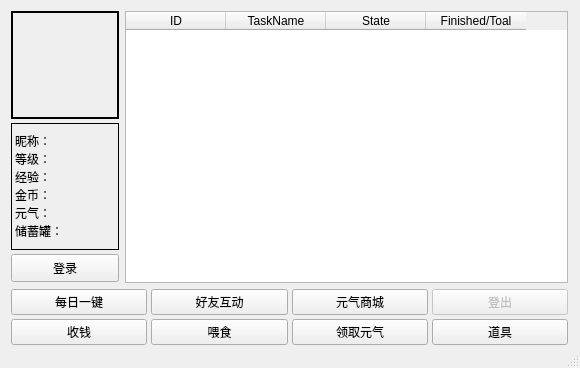
<?xml version="1.0" encoding="UTF-8"?>
<ui version="4.0">
 <class>MainWindow</class>
 <widget class="QMainWindow" name="MainWindow">
  <property name="geometry">
   <rect>
    <x>0</x>
    <y>0</y>
    <width>580</width>
    <height>368</height>
   </rect>
  </property>
  <property name="minimumSize">
   <size>
    <width>580</width>
    <height>368</height>
   </size>
  </property>
  <property name="maximumSize">
   <size>
    <width>580</width>
    <height>368</height>
   </size>
  </property>
  <property name="windowTitle">
   <string>MainWindow</string>
  </property>
  <widget class="QWidget" name="centralwidget">
   <layout class="QGridLayout" name="gridLayout_2">
    <property name="leftMargin">
     <number>11</number>
    </property>
    <property name="topMargin">
     <number>11</number>
    </property>
    <property name="rightMargin">
     <number>11</number>
    </property>
    <property name="bottomMargin">
     <number>1</number>
    </property>
    <item row="1" column="0" colspan="2">
     <layout class="QGridLayout" name="gridLayout">
      <property name="spacing">
       <number>4</number>
      </property>
      <item row="1" column="0">
       <widget class="QPushButton" name="pushButton_collectedCoins">
        <property name="text">
         <string>收钱</string>
        </property>
       </widget>
      </item>
      <item row="1" column="3">
       <widget class="QPushButton" name="pushButton_items">
        <property name="text">
         <string>道具</string>
        </property>
       </widget>
      </item>
      <item row="0" column="1">
       <widget class="QPushButton" name="pushButton_friends">
        <property name="text">
         <string>好友互动</string>
        </property>
       </widget>
      </item>
      <item row="1" column="1">
       <widget class="QPushButton" name="pushButton_feeds">
        <property name="text">
         <string>喂食</string>
        </property>
       </widget>
      </item>
      <item row="0" column="0">
       <widget class="QPushButton" name="pushButton_boss">
        <property name="toolTip">
         <string>&lt;html&gt;&lt;head/&gt;&lt;body&gt;&lt;p&gt;执行：签到、脱离被捕并洗澡、互动点击、打工（企鹅店员和游戏打卡）、收取元气、喂食并速食&lt;/p&gt;&lt;/body&gt;&lt;/html&gt;</string>
        </property>
        <property name="text">
         <string>每日一键</string>
        </property>
       </widget>
      </item>
      <item row="1" column="2">
       <widget class="QPushButton" name="pushButton_collectedVigours">
        <property name="text">
         <string>领取元气</string>
        </property>
       </widget>
      </item>
      <item row="0" column="2">
       <widget class="QPushButton" name="pushButton_mall">
        <property name="text">
         <string>元气商城</string>
        </property>
       </widget>
      </item>
      <item row="0" column="3">
       <widget class="QPushButton" name="pushButton_outer">
        <property name="enabled">
         <bool>false</bool>
        </property>
        <property name="text">
         <string>登出</string>
        </property>
       </widget>
      </item>
     </layout>
    </item>
    <item row="0" column="0">
     <layout class="QVBoxLayout" name="verticalLayout">
      <property name="spacing">
       <number>4</number>
      </property>
      <item>
       <widget class="QLabel" name="label_avatar">
        <property name="minimumSize">
         <size>
          <width>99</width>
          <height>99</height>
         </size>
        </property>
        <property name="maximumSize">
         <size>
          <width>108</width>
          <height>108</height>
         </size>
        </property>
        <property name="styleSheet">
         <string notr="true">border-width: 2px;
border-style: solid;
border-color: rgb(0, 0, 0);
</string>
        </property>
        <property name="text">
         <string/>
        </property>
        <property name="scaledContents">
         <bool>true</bool>
        </property>
       </widget>
      </item>
      <item>
       <widget class="QLabel" name="label_info">
        <property name="minimumSize">
         <size>
          <width>99</width>
          <height>117</height>
         </size>
        </property>
        <property name="maximumSize">
         <size>
          <width>108</width>
          <height>127</height>
         </size>
        </property>
        <property name="styleSheet">
         <string notr="true">border-width: 1px;
border-style: solid;
border-color: rgb(0, 0, 0);</string>
        </property>
        <property name="text">
         <string>&lt;!DOCTYPE HTML PUBLIC &quot;-//W3C//DTD HTML 4.0//EN&quot; &quot;http://www.w3.org/TR/REC-html40/strict.dtd&quot;&gt;
&lt;html&gt;&lt;head&gt;&lt;meta name=&quot;qrichtext&quot; content=&quot;1&quot; /&gt;&lt;style type=&quot;text/css&quot;&gt;
p, li { white-space: pre-wrap; }
&lt;/style&gt;&lt;/head&gt;&lt;body style=&quot; font-family:'SimSun'; font-size:9pt; font-weight:400; font-style:normal;&quot;&gt;
&lt;p style=&quot; margin-top:0px; margin-bottom:0px; margin-left:0px; margin-right:0px; -qt-block-indent:0; text-indent:0px;&quot;&gt;&lt;span style=&quot; font-family:'SimSun';&quot;&gt;昵称：&lt;/span&gt;&lt;/p&gt;
&lt;p style=&quot; margin-top:0px; margin-bottom:0px; margin-left:0px; margin-right:0px; -qt-block-indent:0; text-indent:0px;&quot;&gt;&lt;span style=&quot; font-family:'SimSun';&quot;&gt;等级：&lt;/span&gt;&lt;/p&gt;
&lt;p style=&quot; margin-top:0px; margin-bottom:0px; margin-left:0px; margin-right:0px; -qt-block-indent:0; text-indent:0px;&quot;&gt;&lt;span style=&quot; font-family:'SimSun';&quot;&gt;经验：&lt;/span&gt;&lt;/p&gt;
&lt;p style=&quot; margin-top:0px; margin-bottom:0px; margin-left:0px; margin-right:0px; -qt-block-indent:0; text-indent:0px;&quot;&gt;&lt;span style=&quot; font-family:'SimSun';&quot;&gt;金币：&lt;/span&gt;&lt;/p&gt;
&lt;p style=&quot; margin-top:0px; margin-bottom:0px; margin-left:0px; margin-right:0px; -qt-block-indent:0; text-indent:0px;&quot;&gt;&lt;span style=&quot; font-family:'SimSun';&quot;&gt;元气：&lt;/span&gt;&lt;/p&gt;
&lt;p style=&quot; margin-top:0px; margin-bottom:0px; margin-left:0px; margin-right:0px; -qt-block-indent:0; text-indent:0px;&quot;&gt;&lt;span style=&quot; font-family:'SimSun';&quot;&gt;储蓄罐：&lt;/span&gt;&lt;/p&gt;&lt;/body&gt;&lt;/html&gt;</string>
        </property>
        <property name="textFormat">
         <enum>Qt::AutoText</enum>
        </property>
        <property name="alignment">
         <set>Qt::AlignLeading|Qt::AlignLeft|Qt::AlignVCenter</set>
        </property>
        <property name="wordWrap">
         <bool>true</bool>
        </property>
       </widget>
      </item>
      <item>
       <widget class="QPushButton" name="pushButton_login">
        <property name="maximumSize">
         <size>
          <width>108</width>
          <height>28</height>
         </size>
        </property>
        <property name="toolTip">
         <string>&lt;html&gt;&lt;head/&gt;&lt;body&gt;&lt;p&gt;包含签到、检查并脱离被捕、检查洗澡、互动点击、打工、小程序打卡、收取元气、喂食、道具自动喂食、做任务（未添加）&lt;/p&gt;&lt;/body&gt;&lt;/html&gt;</string>
        </property>
        <property name="text">
         <string>登录</string>
        </property>
       </widget>
      </item>
     </layout>
    </item>
    <item row="0" column="1">
     <widget class="QTableWidget" name="tableWidget_missions">
      <property name="minimumSize">
       <size>
        <width>443</width>
        <height>238</height>
       </size>
      </property>
      <property name="maximumSize">
       <size>
        <width>443</width>
        <height>16777215</height>
       </size>
      </property>
      <property name="contextMenuPolicy">
       <enum>Qt::CustomContextMenu</enum>
      </property>
      <property name="horizontalScrollBarPolicy">
       <enum>Qt::ScrollBarAlwaysOff</enum>
      </property>
      <attribute name="horizontalHeaderVisible">
       <bool>true</bool>
      </attribute>
      <attribute name="horizontalHeaderCascadingSectionResizes">
       <bool>true</bool>
      </attribute>
      <attribute name="verticalHeaderVisible">
       <bool>false</bool>
      </attribute>
      <column>
       <property name="text">
        <string>ID</string>
       </property>
      </column>
      <column>
       <property name="text">
        <string>TaskName</string>
       </property>
      </column>
      <column>
       <property name="text">
        <string>State</string>
       </property>
      </column>
      <column>
       <property name="text">
        <string>Finished/Toal</string>
       </property>
      </column>
     </widget>
    </item>
   </layout>
  </widget>
  <widget class="QStatusBar" name="statusBar">
   <property name="toolTip">
    <string>双击可弹出状态日志.txt</string>
   </property>
   <property name="styleSheet">
    <string notr="true"/>
   </property>
  </widget>
 </widget>
 <tabstops>
  <tabstop>pushButton_login</tabstop>
  <tabstop>pushButton_boss</tabstop>
  <tabstop>pushButton_friends</tabstop>
  <tabstop>pushButton_mall</tabstop>
  <tabstop>pushButton_outer</tabstop>
  <tabstop>pushButton_collectedCoins</tabstop>
  <tabstop>pushButton_feeds</tabstop>
  <tabstop>pushButton_collectedVigours</tabstop>
  <tabstop>pushButton_items</tabstop>
  <tabstop>tableWidget_missions</tabstop>
 </tabstops>
 <resources/>
 <connections/>
</ui>
